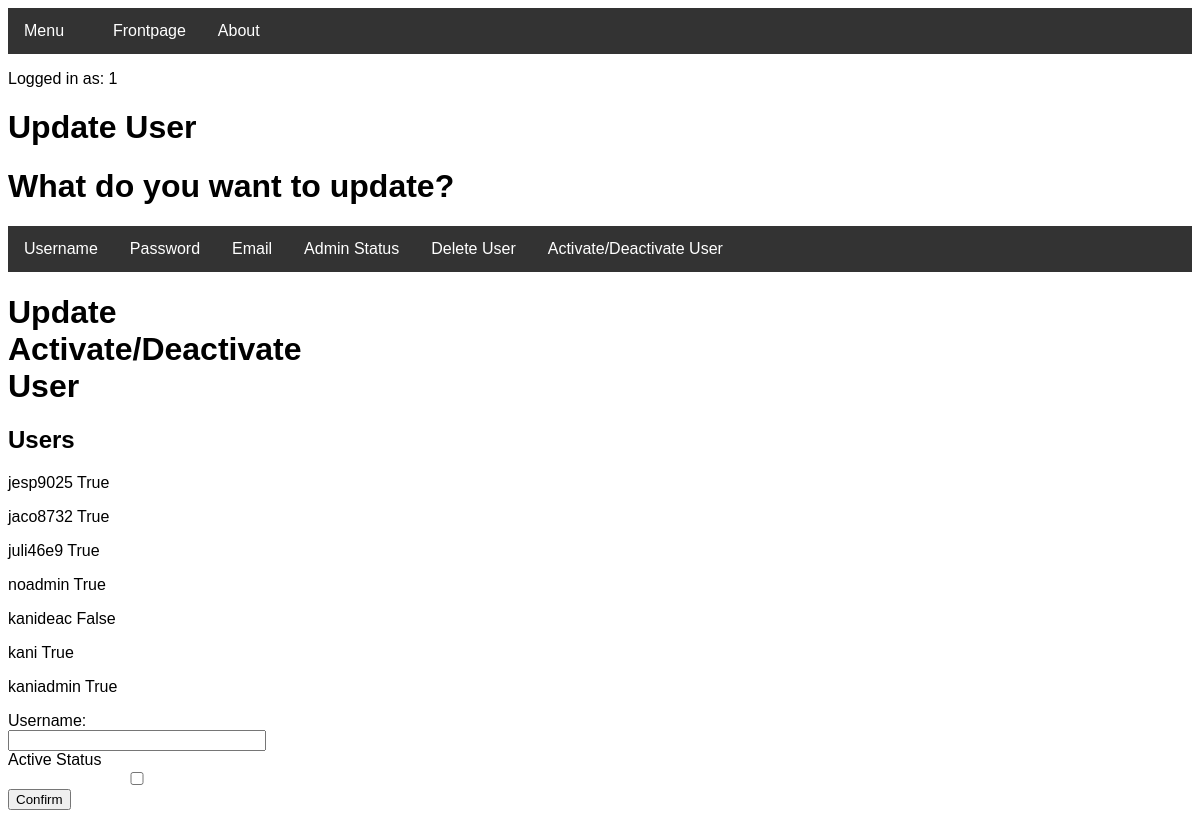
/updateuseractivestatus (signed in), run on an earlier commit of the app's database.
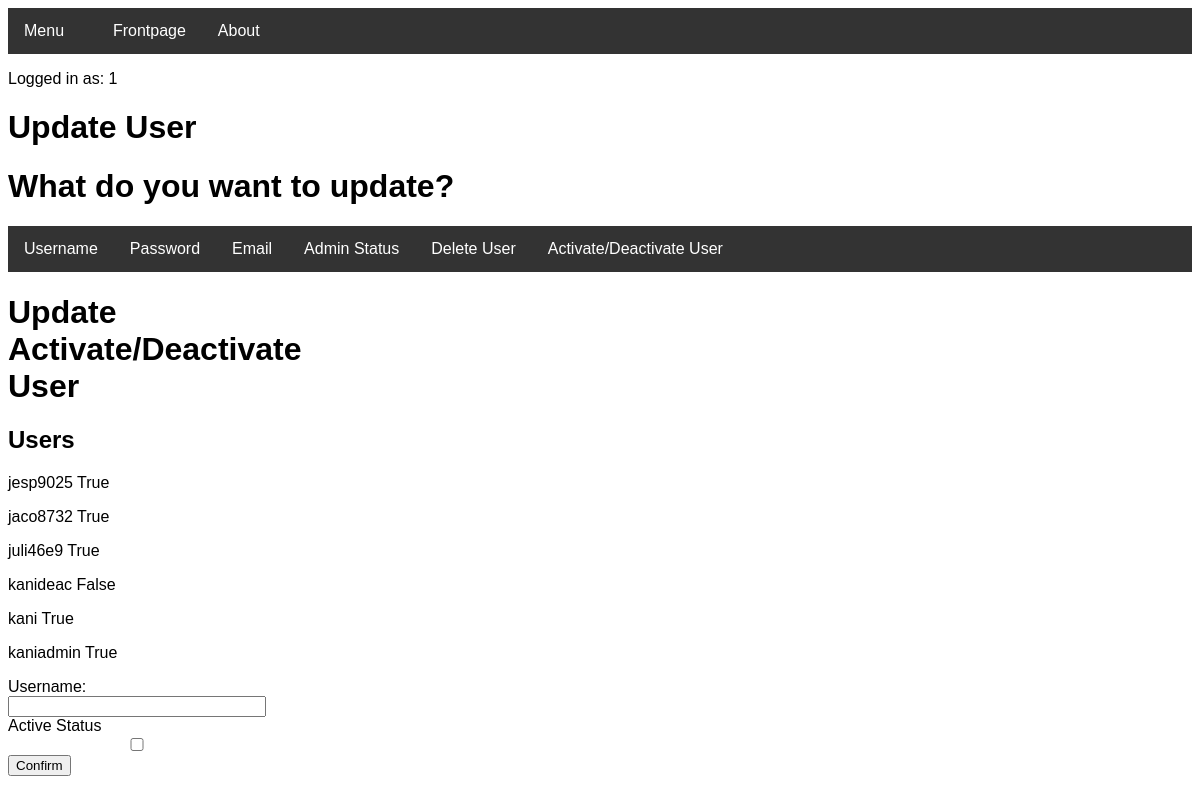
And on a later commit of the database.
### tables this page shows
CREATE TABLE User (user_id INTEGER PRIMARY KEY UNIQUE, user_username STRING NOT NULL UNIQUE, user_password STRING NOT NULL, user_email STRING UNIQUE, user_is_admin BOOLEAN NOT NULL, user_account_is_active BOOLEAN NOT NULL);

### routes.py (the view)
@app.route("/updateuseractivestatus", methods=['GET', 'POST'])
def updateuseractivestatus():
    if "name" not in session:
        return redirect(url_for("login"))
    if user.checkIfAdmin(session['name']) == False:
        return redirect(url_for("denied"))
    lst = user.readUserAnything("SELECT user_username, user_account_is_active FROM User;")
    try:
        if request.method == 'POST':
            username=request.form['Username']
            username=username.lower()
            active=request.form['status']
            if user.checkUserExist(username):
                user.updateUserAnything("UPDATE User SET user_account_is_active = '{}' WHERE user_username = '{}'".format(active, username))
                updateUserData.createUpdateUserData(session['name'], username, "Changed Active Status to {}".format(active))
                flash("Success: User Active Status has been updated")
                return redirect(url_for("updateuser"))
            else:
                flash(" Error: Couldn't find username in database")
    except (TypeError, ValueError) as e:
        return e
    return render_template("updateuseractivestatus.html", data=lst, username=session['name'])

### Project.py (called while the page is built)
    def checkIfAdmin(self, username):
        try:
            c = self.conn.cursor()
            c.execute("SELECT user_is_admin FROM User WHERE user_username = '{}'".format(username))
            lst = c.fetchall()
            toList = functools.reduce(operator.add, (lst))
            for item in toList:
                if item == "True":
                    return True
            return False
        except TypeError:
            pass

    def readUserAnything(self, param):
        c = self.conn.cursor()
        c.execute(param)
        lst = c.fetchall()
        c.close()
        return lst

### templates/updateuseractivestatus.html (shortened to what this page needs)
<!DOCTYPE html>
<head>
<link rel="stylesheet" href="../static/theme.css">
<link rel="stylesheet" type="text/css" href="../static/barstyle.css" title="style"/>
<link rel="stylesheet" type="text/css" href="../static/errorstyle.css" title="style"/>
</head>
<body>
<div class="navbar">
  <div class="dropdown">
    <button class="dropbtn">Menu
      <i class="fa fa-caret-down"></i>
    </button>
  </div>
  <a href="welcome">Frontpage</a>
  <a href="about">About</a>
</div>
</body>
<p>Logged in as: {{ username }}</p>
<h1>Update User</h1>
    <h1>What do you want to update?</h1>
<div class="navbar">
    <a href="updateusername">Username</a>
    <a href="updatepassword">Password</a>
    <a href="updateemail">Email</a>
    <a href="updateadminstatus">Admin Status</a>
    <a href="deleteuser">Delete User</a>
    <a href="updateuseractivestatus">Activate/Deactivate User</a>
</div>
<div class="container">
    <h1>Update Activate/Deactivate User</h1>
    <h2>Users</h2>
    <body>
       {%for value in data%}
        <p>{{value | replace("(", "") | replace(")", "") | replace(":", "=") | replace("'", "") | replace("=,", ":") | replace(",", "")}}</p>
       {%endfor%}
      </body>
</div>
<div class="container">
    <form action="" method="post" role="form" autocomplete="off">
    <label for="Username">Username:</label>
    <input type="text" class="form-control" id="Username" name="Username" required>
    <label for="status2"> Active Status</label>
    <input type="checkbox" id="status" name="status" value="True">
    <button type="submit" class="btn btn-success">Confirm</button>
    </form>
</div>

What changed in the data, as far as the page shows it:
removed User: value "noadmin True"
